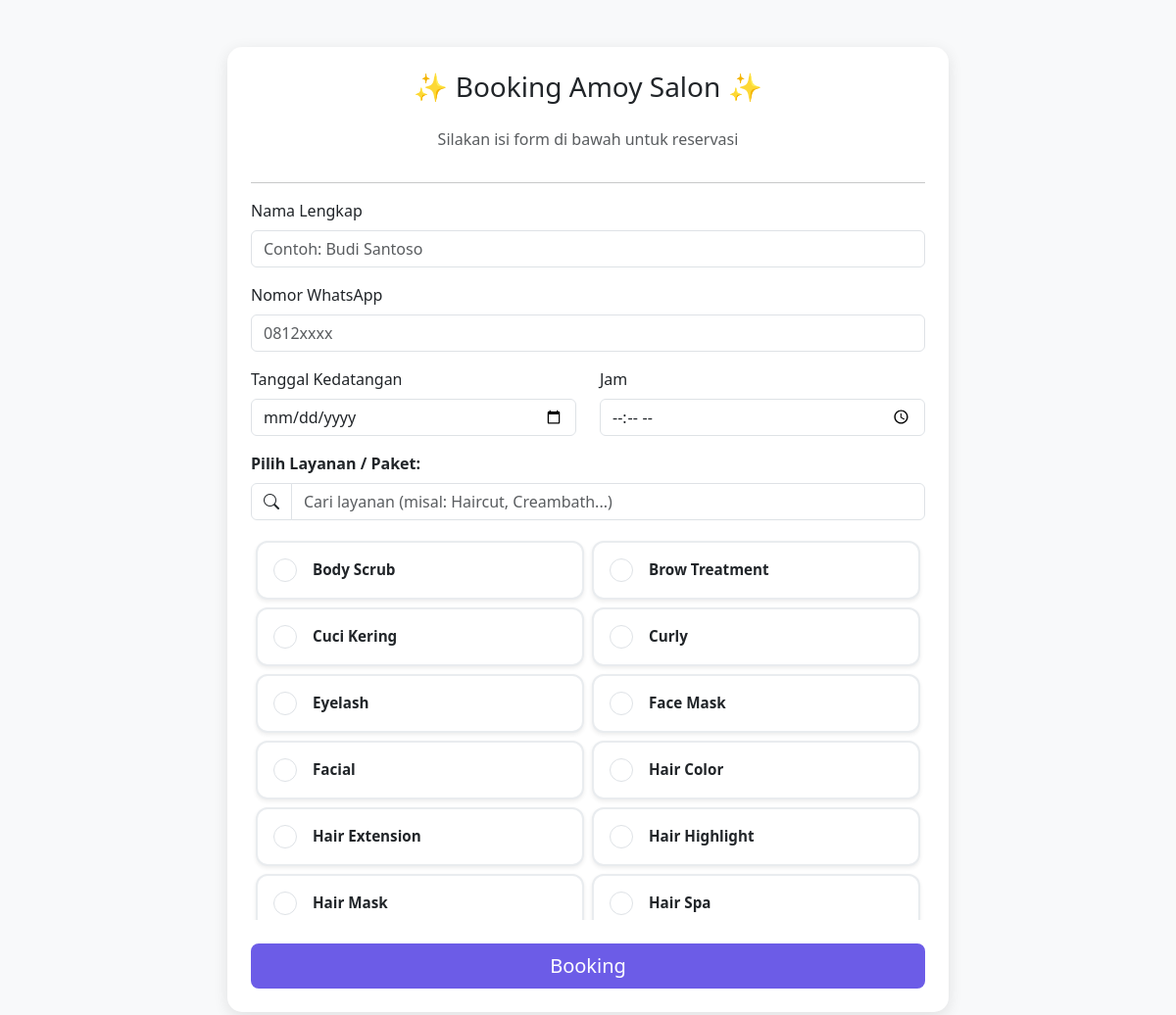
The page / on the database its author committed.
### tables this page shows
CREATE TABLE `services` (
  `id_service` int(11) NOT NULL,
  `nama_layanan` varchar(100) NOT NULL,
  `deskripsi` text DEFAULT NULL,
  `harga` decimal(10,2) NOT NULL,
  `komisi_persen` int(3) DEFAULT 0
);

### index.php (the view, shortened to what this page needs)
<?php include 'class/koneksi.php'; ?>
<!DOCTYPE html>
<html lang="id">
<head>
    <link href="https://cdn.jsdelivr.net/npm/bootstrap@5.3.0/dist/css/bootstrap.min.css" rel="stylesheet">
    <link rel="stylesheet" href="https://cdn.jsdelivr.net/npm/bootstrap-icons@1.11.1/font/bootstrap-icons.css">
</head>
<body>
<div class="container py-5">
    <div class="row justify-content-center">
        <div class="col-md-8">
            <div class="card card-booking p-4">
                <h3 class="text-center mb-4">✨ Booking Amoy Salon ✨</h3>
                <p class="text-muted text-center">Silakan isi form di bawah untuk reservasi</p>
                <hr>
                <form action="class/proses_booking.php" method="POST">
                    <div class="mb-3">
                        <label class="form-label">Nama Lengkap</label>
                        <input type="text" name="nama" class="form-control" placeholder="Contoh: Budi Santoso" required>
                    </div>
                    <div class="mb-3">
                        <label class="form-label">Nomor WhatsApp</label>
                        <input type="number" name="whatsapp" class="form-control" placeholder="0812xxxx" required>
                    </div>
                    <div class="row">
                        <div class="col-md-6 mb-3">
                            <label class="form-label">Tanggal Kedatangan</label>
                            <input type="date" name="tgl" class="form-control" required>
                        </div>
                        <div class="col-md-6 mb-3">
                            <label class="form-label">Jam</label>
                            <input type="time" name="jam" class="form-control" required>
                        </div>
                    </div>
                    <div class="mb-4">
                        <label class="form-label fw-bold">Pilih Layanan / Paket:</label>
                        <div class="input-group mb-3">
                            <span class="input-group-text bg-white"><i class="bi bi-search"></i></span>
                            <input type="text" id="searchService" class="form-control" placeholder="Cari layanan (misal: Haircut, Creambath...)" onkeyup="filterServices()">
                        </div>
                        <div id="serviceContainer" class="row g-2" style="max-height: 400px; overflow-y: auto; overflow-x: hidden; padding: 5px;">
                            <?php
                            $query = mysqli_query($conn, "SELECT * FROM services ORDER BY nama_layanan ASC");
                            while($data = mysqli_fetch_array($query)){
                            ?>
                            <div class="col-12 col-md-6 service-item">
                                <label class="card h-100 shadow-sm service-card" for="svc<?= $data['id_service']; ?>">
                                    <div class="card-body p-3 d-flex align-items-center justify-content-between">
                                        <div class="d-flex align-items-center">
                                            <div class="me-3 d-flex align-items-center justify-content-center border rounded-circle" style="width: 24px; height: 24px; background: white;">
                                            </div>
                                            <span class="fw-bold text-dark" style="font-size: 0.95rem;">
                                                <?= $data['nama_layanan']; ?>
                                            </span>
                                        </div>
                                    </div>
                                </label>
                            </div>
                            <?php } ?>
                        </div>
                    </div>
                    <div class="d-grid">
                        <button type="submit" name="submit_booking" class="btn btn-primary btn-lg">Booking</button>
                    </div>
                </form>
            </div>
        </div>
    </div>
</div>
</body>
</html>

### index.php (style rules this page uses)
body { background-color: #f8f9fa; }
.card-booking { border-radius: 15px; border: none; box-shadow: 0 4px 15px rgba(0,0,0,0.1); }
.btn-primary { background-color: #6c5ce7; border: none; }
.service-card { cursor: pointer; transition: all 0.2s ease-in-out; border: 2px solid #e9ecef !important; border-radius: 12px !important; }

### rows shown on the page
services: nama_layanan "Body Scrub"
services: nama_layanan "Brow Treatment"
services: nama_layanan "Cuci Kering"
services: nama_layanan "Curly"
services: nama_layanan "Eyelash"
services: nama_layanan "Face Mask"
services: nama_layanan "Facial"
services: nama_layanan "Hair Color"
services: nama_layanan "Hair Extension"
services: nama_layanan "Hair Highlight"
services: nama_layanan "Hair Mask"
services: nama_layanan "Hair Spa"
